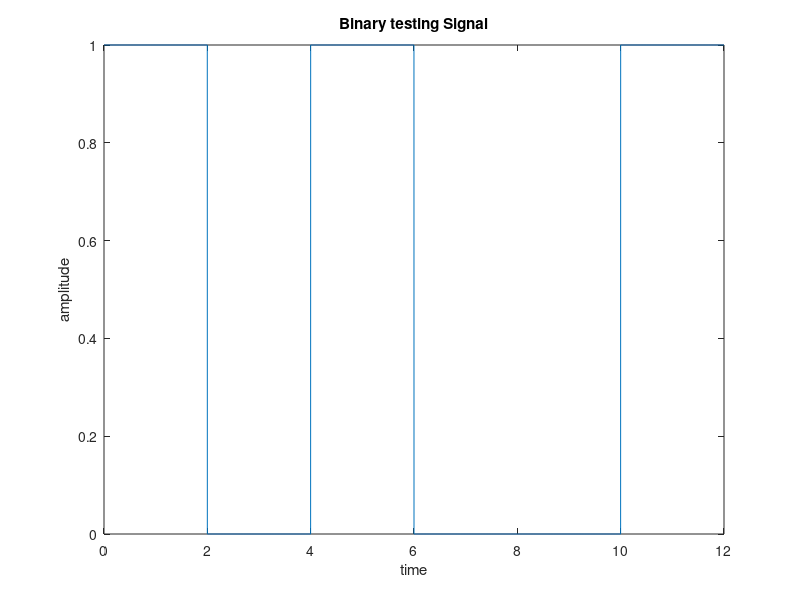

This chart was generated by the following MATLAB code: (Note: this script raises an error after producing the figure.)
% testing fsk

% Testing Signal
b= [1 0 1 0 0 1];
L=length(b);
Tb=2;
dt=0.001;
tt= 0:dt:L*Tb;
tb = 0:dt:Tb;
tb(end)=[];

zero_bit=zeros(1,length(tb));
one_bit=ones(1,length(tb));
sig_test=[];
for i=1:L
    if(b(i)==1)
        sig_test=[sig_test one_bit];
    else
        sig_test=[sig_test zero_bit];
    end
end
sig_test_p=[sig_test sig_test(end)];
figure(1)
plot(tt,sig_test_p)
title('Binary testing Signal')
xlabel('time')
ylabel('amplitude')

% Modulation
f1=1;
f2=10;
modulated= FSK_Mod(b,Tb,1,dt,f1,f2);
length(modulated)
length(tt)
figure(2)
plot(tt,modulated);
title('(BFSK) Modulated Signal')
xlabel('time')
ylabel('amplitude')